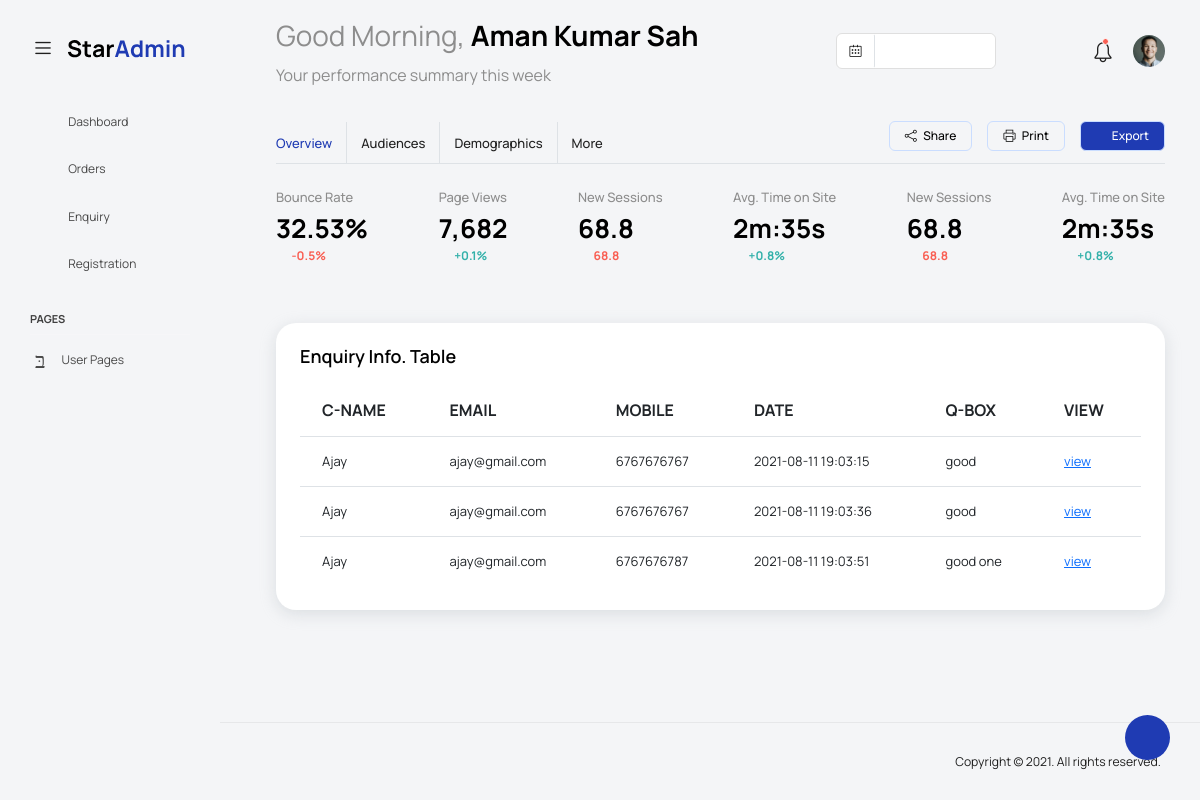
/bakerycontact.php, run on the app's committed database.
### tables this page shows
CREATE TABLE `contacts` (
  `cc_id` bigint(20) NOT NULL,
  `c_name` varchar(20) NOT NULL,
  `c_email` varchar(50) NOT NULL,
  `date` datetime DEFAULT NULL,
  `c_mobile` bigint(255) NOT NULL,
  `qbox` varchar(200) NOT NULL
);

### bakerycontact.php (the view, shortened to what this page needs)
<!DOCTYPE html>
<html lang="en">
<head>
  <link rel="stylesheet" href="vendors/feather/feather.css">
  <link rel="stylesheet" href="vendors/mdi/css/materialdesignicons.min.css">
  <link rel="stylesheet" href="vendors/ti-icons/css/themify-icons.css">
  <link rel="stylesheet" href="vendors/typicons/typicons.css">
  <link rel="stylesheet" href="vendors/simple-line-icons/css/simple-line-icons.css">
  <link rel="stylesheet" href="vendors/css/vendor.bundle.base.css">
  <link rel="stylesheet" href="vendors/datatables.net-bs4/dataTables.bootstrap4.css">
  <link rel="stylesheet" href="js/select.dataTables.min.css">
  <link rel="stylesheet" href="css/vertical-layout-light/style.css">
</head>
<body>
  <div class="container-scroller">
    <nav class="navbar default-layout col-lg-12 col-12 p-0 fixed-top d-flex align-items-top flex-row">
      <div class="text-center navbar-brand-wrapper d-flex align-items-center justify-content-start">
        <div class="me-3">
          <button class="navbar-toggler navbar-toggler align-self-center" type="button" data-bs-toggle="minimize">
            <span class="icon-menu"></span>
          </button>
        </div>
        <div>
          <a class="navbar-brand brand-logo" href="index.html">
            <img src="images/logo.svg" alt="logo" />
          </a>
        </div>
      </div>
      <div class="navbar-menu-wrapper d-flex align-items-top">
        <ul class="navbar-nav">
          <li class="nav-item font-weight-semibold d-none d-lg-block ms-0">
            <h1 class="welcome-text">Good Morning, <span class="text-black fw-bold">Aman Kumar Sah</span></h1>
            <h3 class="welcome-sub-text">Your performance summary this week </h3>
          </li>
        </ul>
        <ul class="navbar-nav ms-auto">
          <li class="nav-item d-none d-lg-block">
            <div id="datepicker-popup" class="input-group date datepicker navbar-date-picker">
              <span class="input-group-addon input-group-prepend border-right">
                <span class="icon-calendar input-group-text calendar-icon"></span>
              </span>
              <input type="text" class="form-control">
            </div>
          </li>
          <li class="nav-item">
            <form class="search-form" action="#">
              <i class="icon-search"></i>
              <input type="search" class="form-control" placeholder="Search Here" title="Search here">
            </form>
          </li>
          <li class="nav-item dropdown">
            <a class="nav-link count-indicator" id="notificationDropdown" href="#" data-bs-toggle="dropdown">
              <i class="icon-mail icon-lg"></i>
            </a>
          </li>
          <li class="nav-item dropdown">
            <a class="nav-link count-indicator" id="countDropdown" href="#" data-bs-toggle="dropdown" aria-expanded="false">
              <i class="icon-bell"></i>
              <span class="count"></span>
            </a>
          </li>
          <?php
				include_once('dropdown.php');
			?>
        </ul>
      </div>
    </nav>
    <div class="container-fluid page-body-wrapper">
      <div class="theme-setting-wrapper">
        <div id="settings-trigger"><i class="ti-settings"></i></div>
      </div>
      	<?php
			include_once('leftnav.php');
		?>
      <div class="main-panel">
        <div class="content-wrapper">
          <div class="row">
            <div class="col-sm-12">
              <div class="home-tab">
                <div class="d-sm-flex align-items-center justify-content-between border-bottom">
                  <ul class="nav nav-tabs" role="tablist">
                    <li class="nav-item">
                      <a class="nav-link active ps-0" id="home-tab" data-bs-toggle="tab" href="#overview" role="tab" aria-controls="overview" aria-selected="true">Overview</a>
                    </li>
                    <li class="nav-item">
                      <a class="nav-link" id="profile-tab" data-bs-toggle="tab" href="#audiences" role="tab" aria-selected="false">Audiences</a>
                    </li>
                    <li class="nav-item">
                      <a class="nav-link" id="contact-tab" data-bs-toggle="tab" href="#demographics" role="tab" aria-selected="false">Demographics</a>
                    </li>
                    <li class="nav-item">
                      <a class="nav-link border-0" id="more-tab" data-bs-toggle="tab" href="#more" role="tab" aria-selected="false">More</a>
                    </li>
                  </ul>
                  <div>
                    <div class="btn-wrapper">
                      <a href="#" class="btn btn-otline-dark align-items-center"><i class="icon-share"></i> Share</a>
                      <a href="#" class="btn btn-otline-dark"><i class="icon-printer"></i> Print</a>
                      <a href="#" class="btn btn-primary text-white me-0"><i class="icon-download"></i> Export</a>
                    </div>
                  </div>
                </div>
                <div class="tab-content tab-content-basic">
                  <div class="tab-pane fade show active" id="overview" role="tabpanel" aria-labelledby="overview">
                    <div class="row">
                      <div class="col-sm-12">
          <div class="statistics-details d-flex align-items-center justify-content-between">
                          <div>
                            <p class="statistics-title">Bounce Rate</p>
                            <h3 class="rate-percentage">32.53%</h3>
                            <p class="text-danger d-flex"><i class="mdi mdi-menu-down"></i><span>-0.5%</span></p>
                          </div>
                          <div>
                            <p class="statistics-title">Page Views</p>
                            <h3 class="rate-percentage">7,682</h3>
                            <p class="text-success d-flex"><i class="mdi mdi-menu-up"></i><span>+0.1%</span></p>
                          </div>
                          <div>
                            <p class="statistics-title">New Sessions</p>
                            <h3 class="rate-percentage">68.8</h3>
                            <p class="text-danger d-flex"><i class="mdi mdi-menu-down"></i><span>68.8</span></p>
                          </div>
                          <div class="d-none d-md-block">
                            <p class="statistics-title">Avg. Time on Site</p>
                            <h3 class="rate-percentage">2m:35s</h3>
                            <p class="text-success d-flex"><i class="mdi mdi-menu-down"></i><span>+0.8%</span></p>
                          </div>
                          <div class="d-none d-md-block">
                            <p class="statistics-title">New Sessions</p>
                            <h3 class="rate-percentage">68.8</h3>
                            <p class="text-danger d-flex"><i class="mdi mdi-menu-down"></i><span>68.8</span></p>
                          </div>
                          <div class="d-none d-md-block">
                            <p class="statistics-title">Avg. Time on Site</p>
                            <h3 class="rate-percentage">2m:35s</h3>
                            <p class="text-success d-flex"><i class="mdi mdi-menu-down"></i><span>+0.8%</span></p>
                          </div>
                        </div>
                      </div>
                    </div>
						<div class="col-lg-12 grid-margin stretch-card">
              <div class="card">
                <div class="card-body">
                  <h4 class="card-title">Enquiry Info. Table</h4>
                  <div class="table-responsive">
                    <table class="table table-hover">
				<?php
				include "module9setting.php";
				$sql="SELECT * FROM contacts";
				if($data1=mysqli_query($con,$sql))
				{
					if(mysqli_num_rows($data1)>0)
					{
						echo"
							<tr>
								<th>C-NAME</th>
								<th>EMAIL</th>
								<th>MOBILE</th>
								<th>DATE</th>
                <th>Q-BOX</th>
                <th>VIEW</th>
							</tr>";
							while($bakery=mysqli_fetch_array($data1))
							{
							echo"<tr>";
									echo"<td>".$bakery['c_name']."</td>";
									echo"<td>".$bakery['c_email']."</td>";
									echo"<td>".$bakery['c_mobile']."</td>";
									echo"<td>".$bakery['date']."</td>";
									echo"<td>".$bakery['qbox']."</td>";
									echo"<td><a href=\"module11view.php?cc_id=".$bakery['cc_id']."\" onclick='return confirm(\"Are you sure to view\")'>view</a></td>";
							echo"</tr>";
							}
					}
					else{
						echo"Data not available";
					}
				}
				else{
					echo"Something wrong";
				}
			?>
                    </table>
                  </div>
                </div>
              </div>
            </div>
                  </div>
                </div>
              </div>
            </div>
          </div>
        </div>
        <footer class="footer">
          <div class="d-sm-flex justify-content-center justify-content-sm-between">
            <span class="float-none float-sm-right d-block mt-1 mt-sm-0 text-center">Copyright © 2021. All rights reserved.</span>
          </div>
        </footer>
      </div>
    </div>
  </div>
</body>
</html>

### data on the page
contacts: c_name "Ajay", c_email "ajay@gmail.com", c_mobile "6767676767", date "2021-08-11 19:03:15", qbox "good"
contacts: c_name "Ajay", c_email "ajay@gmail.com", c_mobile "6767676767", date "2021-08-11 19:03:36", qbox "good"
contacts: c_name "Ajay", c_email "ajay@gmail.com", c_mobile "6767676787", date "2021-08-11 19:03:51", qbox "good one"
